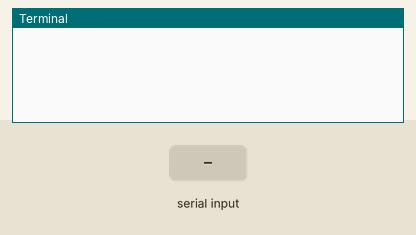
This program was run on a simulated Raspberry Pi (BCM pin numbers). On the bench: the last lines printed to the terminal. Inputs (shaded band) come from the test bench.

Above: at 1.2 s.
1.3 s: "1" typed at the terminal, then Enter
At 2.3 s:
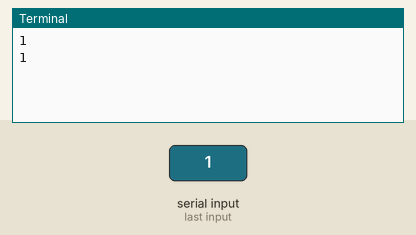
2.8 s: "0" typed at the terminal, then Enter
At 3.4 s:
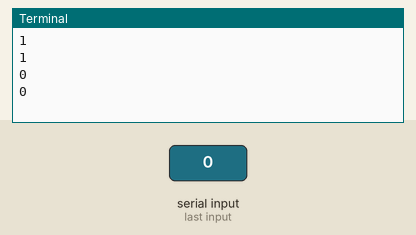
4.3 s: "2" typed at the terminal, then Enter
At 5.7 s:
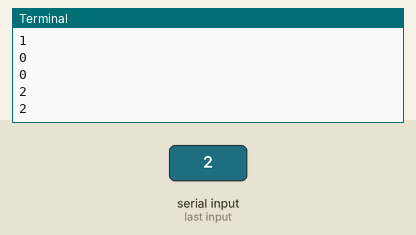
Timing chart, 0 to 7.3 s (numbered marks = the images above; inputs shaded):
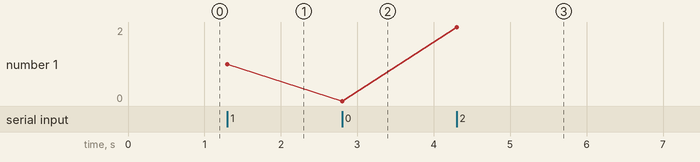

The program:

test3.py
```python
# 문제 풀이3

# GPIO 18번으로 제어하는 부저 회로 구성

# A 를 누르면 도를 0.5초 동안
# S 를 누르면 레를 0.5초 동안
# D 를 누르면 미를 0.5초 동안
# F 를 누르면 파를 0.5초 동안
# G 를 누르면 솔를 0.5초 동안
# H 를 누르면 라를 0.5초 동안
# J 를 누르면 시를 0.5초 동안
# K 를 누르면 도를 0.5초 동안

# melody = [262,294,330,349,392,440,494,523]

# 배열 활용, 반복문 활용

# PWM활용
# Pwm.ChangeDutyCycle()
# import RPi.GPIO as GPIO
# import time

# buzzer_pin = 18

# GPIO.setmode(GPIO.BCM)
# GPIO.setup(buzzer_pin, GPIO.OUT)

# pwm = GPIO.PWM(buzzer_pin, 1.0)
# melody = [262,294,330,349,392,440,494,523]

# try:
#   while True:
#     userInput = input()
#     pwm.start(50.0)
#     if userInput == 'a' or userInput == 'A':
#       pwm.ChangeFrequency(melody[0])
#       time.sleep(0.5)
#     elif userInput == 's' or userInput == 'S':
#       pwm.ChangeFrequency(melody[1])
#       time.sleep(0.5)
#     elif userInput == 'd' or userInput == 'D':
#       pwm.ChangeFrequency(melody[2])
#       time.sleep(0.5)
#     elif userInput == 'f' or userInput == 'F':
#       pwm.ChangeFrequency(melody[3])
#       time.sleep(0.5)
#     elif userInput == 'g' or userInput == 'G':
#       pwm.ChangeFrequency(melody[4])
#       time.sleep(0.5)
#     elif userInput == 'h' or userInput == 'H':
#       pwm.ChangeFrequency(melody[5])
#       time.sleep(0.5)
#     elif userInput == 'j' or userInput == 'J':
#       pwm.ChangeFrequency(melody[6])
#       time.sleep(0.5)
#     elif userInput == 'k' or userInput == 'K':
#       pwm.ChangeFrequency(melody[7])
#       time.sleep(0.5)
#     pwm.stop()
# except KeyboardInterrupt:
#   pass

# GPIO.cleanup()
import RPi.GPIO as GPIO
import time

buzzer_pin =18

GPIO.setmode(GPIO.BCM)
GPIO.setup(buzzer_pin, GPIO.OUT)

pwm = GPIO.PWM(buzzer_pin, 1.0)
pwm.start(0.0)
melody = [262,294,330,349,392,440,494,523] #melody
keys = ["a", "s", "d", "f", "g", "h", "j", "k"] #key

try:
	while True:
		userInput = input() # for string
		print(userInput)
		for note in range(0,len(keys)):
			if userInput == keys[note]:
				pwm.ChangeFrequency(melody[note])
				pwm.ChangeDutyCycle(50.0)
				time.sleep(0.5)
				pwm.ChangeDutyCycle(0.0)
				break
except KeyboardInterrupt:
	pass

pwm.stop()
GPIO.cleanup()
```

Measured:
- after the input at 1.3 s, the terminal: prints a new line at once (image 1)
- after the input at 2.8 s, the terminal: prints a new line at once (image 2)
- after the input at 4.3 s, the terminal: prints a new line at once (image 3)
- plotted number 1: 1 → 0 after the input at 2.8 s, 0 → 2 after the input at 4.3 s
